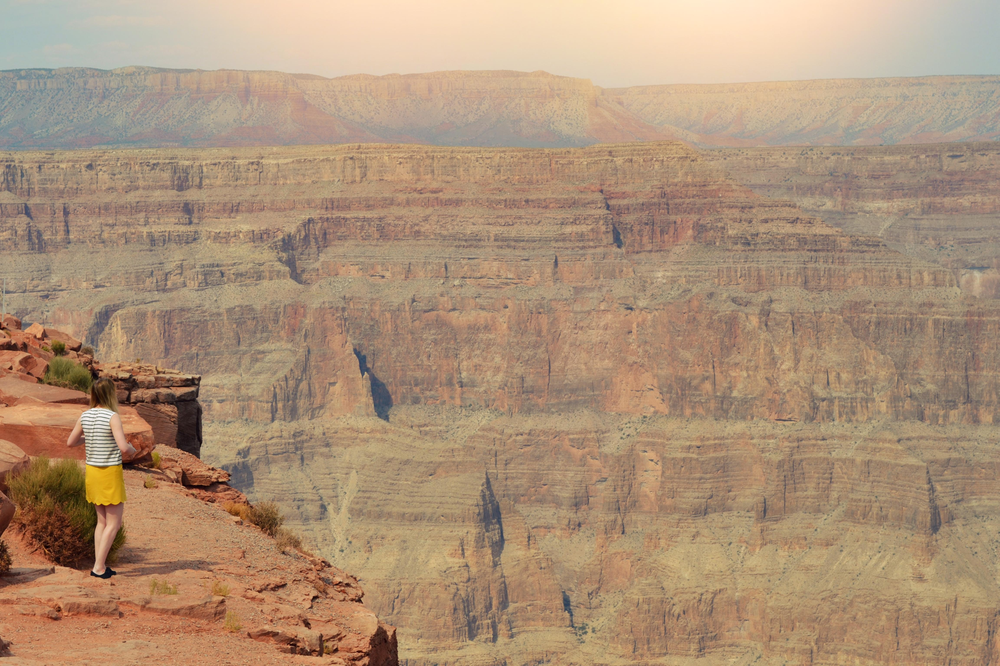
#> input picture data/hazy/GRCN.png, 1000 x 666 px, shrunk from 1844 x 1229 before the run, found by its file name
$ python wb_dcp.py   (older library calls are emulated)
#> lines starting #> are read from the running program, lines starting #| are printed output that depends on the picture
"""
Single Image Haze Removal Using Dark Channel Prior

Original source
https://github.com/He-Zhang/image_dehaze/blob/master/dehaze.py

Modified by Wonvin Kim, 01/04/22
"""

import cv2
import numpy as np
import math
from os import path as ospath

BINS = 256
MAX_LEVEL = BINS - 1


def i2f(img):
    return img / MAX_LEVEL

def f2i(img):
    return np.uint8(np.around(img * MAX_LEVEL))


# g_img: guide image, K: kernel size
def guided_filter(img, g_img, K):
    # f: filtered

    f_i = cv2.boxFilter(img, cv2.CV_64F, (K, K))
    f_g = cv2.boxFilter(g_img, cv2.CV_64F, (K, K))

    f_ig = cv2.boxFilter(img * g_img, cv2.CV_64F, (K, K))
    f_gg = cv2.boxFilter(g_img * g_img, cv2.CV_64F, (K, K))

    cov_ig = f_ig - f_i * f_g
    var_gg = f_gg - f_g * f_g

    a = cov_ig / (var_gg + np.finfo(float).eps)
    b = f_i - a * f_g

    f_a = cv2.boxFilter(a, cv2.CV_64F, (K, K))
    f_b = cv2.boxFilter(b, cv2.CV_64F, (K, K))

    return f_a * g_img + f_b


# K: kernel size
def get_DarkChannel(img, K):
    R = np.min(img, 2)
    kernel = cv2.getStructuringElement(cv2.MORPH_RECT, (K, K))
    return cv2.erode(R, kernel)

# base_2d: dark channel in dark channel prior scheme
def estimate_AtmosphericLight(img, base_2d):
    h, w = img.shape[:2]
    resolution = h * w

    # n_px: the number of pixels
    n_px = int( max( math.floor(resolution / 1000), 1 ) )

    # v_: vector
    v_img = img.reshape(resolution, 3)
    v_base = base_2d.reshape(resolution)

    args = v_base.argsort()[resolution - n_px:]

    sum = np.zeros([3])
    for i in range(n_px):
       sum += v_img[args[i]]

    return sum / n_px

# A: atmospheric light, K: kernel size
def estimate_TransmissionMap(img, A, K):
    omega = 0.95
    R = np.empty(img.shape, img.dtype)

    for i in range(3):
        R[..., i] = img[..., i] / A[i]

    return 1 - omega * get_DarkChannel(R, K)

# map: transmission map
def refine_TransmissionMap(img, map):
    gray = cv2.cvtColor(img, cv2.COLOR_BGR2GRAY) / MAX_LEVEL
    return guided_filter(map, gray, K=60)

# map: transmission map, A: atmospheric light
def recover(img, map, A):
    J = np.zeros(img.shape, img.dtype)
    map = cv2.max(map, 0.1)

    for i in range(3):
        J[..., i] = (img[..., i] - A[i]) / map + A[i]

    return np.clip(J, 0, 1)


# Dark Channel Prior
def DCP(img, is_only_result=True):
    I = i2f(img)

    dark_channel = get_DarkChannel(I, K=15)

    # A = estimate_AtmosphericLight(I, dark_channel)
    A, phase = white_balance(I, dark_channel) # <- white balance A or original A
    # [4 lines of commented-out code are left out]

    transmission_map = estimate_TransmissionMap(I, A, 15)
    transmission_map = refine_TransmissionMap(img, transmission_map)
    J = recover(I, transmission_map, A)
    J = f2i(J)

    return J if is_only_result else (J, f2i(dark_channel), f2i(transmission_map), phase)

def white_balance(img, dark_channel):
    A = estimate_AtmosphericLight(img, dark_channel)

    # Compute white balanced A
    I_WB = gray_world(img)
    A_WB = estimate_AtmosphericLight(I_WB, dark_channel)

    EPSILON = 0.02

    if np.max(A) - np.min(A) < np.max(A_WB) - np.min(A_WB) + EPSILON:
        print('Phase I - Normal')
        phase = "normal_"

    else:
        print('Phase II - White Balance')
        phase = "wb_"
        A = A_WB

    # out = np.empty(img.shape, img.dtype)
    # for i in range(3):
    #     out[..., i] = I[..., i] / A[i]

    return A, phase


def get_value(img):
    return np.average(img, 2)

# White balance using gray world assumption
def gray_world(img): # gray-world assumption algorithm
    b, g, r = cv2.split(img)

    R = np.empty(img.shape, img.dtype)

    # r,g,b channeldml 평균값
    mu_r = np.average(r)
    mu_g = np.average(g)
    mu_b = np.average(b)

    # white balance 수식
    R[..., 0] = np.minimum(b * (mu_g / mu_b), 1.0) # blue
    R[..., 2] = np.minimum(r * (mu_g / mu_r), 1.0) # red
    R[..., 1] = g # green

    return  R

# [10 lines left out: function normalize, not called in this run]

import os

if __name__ == "__main__":
    DIR = 'dehaze/outputs/result'
    file_name = 'GRCN.png'
    I_PATH = ospath.join('./data/hazy', file_name)

    I = cv2.imread(I_PATH)
#> I is the input picture: shape (666, 1000, 3); mean B, G, R 119.9, 145.3, 172.6
    J, dark_channel, transmission_map, phase = DCP(I, is_only_result=False)
#> in get_DarkChannel, `return cv2.erode(R, kernel)`:
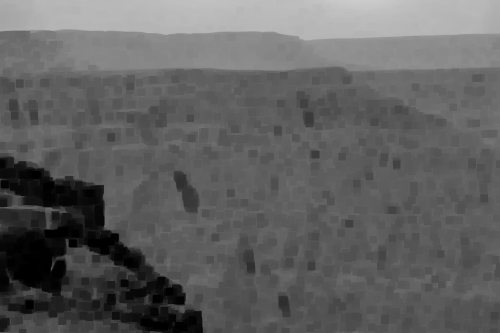
#> returned value: shape (666, 1000) float64 (shown at 1/2 size); min 0, max 0.8, mean 0.379
#> in estimate_AtmosphericLight, `args = v_base.argsort()[resolution - n_px:]`: args = 666 values, max 9718 at index 90, min 655 at index 46, mean 3486.9
#> the loop in estimate_AtmosphericLight, `for i in range(n_px):` made 666 passes
#> sum on passes 1 to 3: [0.8, 0.918, 1], [1.6, 1.84, 2], [2.4, 2.75, 3]
#> after the loop in estimate_AtmosphericLight, `for i in range(n_px):`: sum = [535.9, 609.6, 665.5]
#> in white_balance, `A = estimate_AtmosphericLight(img, dark_channel)`: A = [0.805, 0.915, 0.999]
#> in gray_world, `b, g, r = cv2.split(img)`:
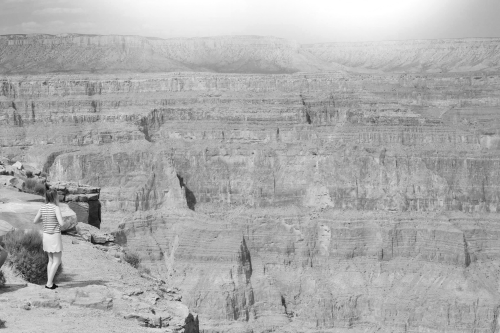
#> r: shape (666, 1000) float64 (shown at 1/2 size); min 0.0235, max 1, mean 0.677
#> in gray_world, `mu_r = np.average(r)`: mu_r = 0.677
#> in gray_world, `mu_g = np.average(g)`: mu_g = 0.57
#> in gray_world, `mu_b = np.average(b)`: mu_b = 0.47
#> in gray_world, `R[..., 1] = g`:
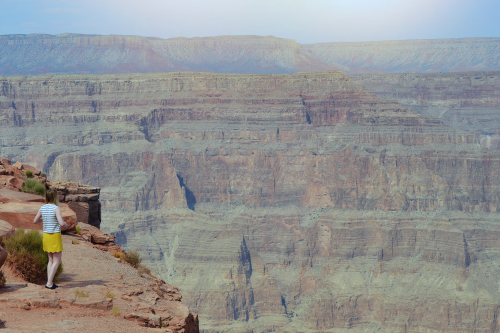
#> R: shape (666, 1000, 3) float64 (shown at 1/2 size); mean of channels 0, 1, 2 0.57, 0.57, 0.57; drawn as B, G, R
#> the loop in estimate_AtmosphericLight (call 2), `for i in range(n_px):` made 666 passes
#> sum on passes 1 to 3: [0.97, 0.918, 0.842], [1.94, 1.84, 1.68], [2.92, 2.75, 2.53]
#> in white_balance, `A_WB = estimate_AtmosphericLight(I_WB, dark_channel)`: A_WB = [0.976, 0.915, 0.842]
#> in DCP, `A, phase = white_balance(I, dark_channel)`: phase = 'wb_'
#> in guided_filter, `var_gg = f_gg - f_g * f_g`:
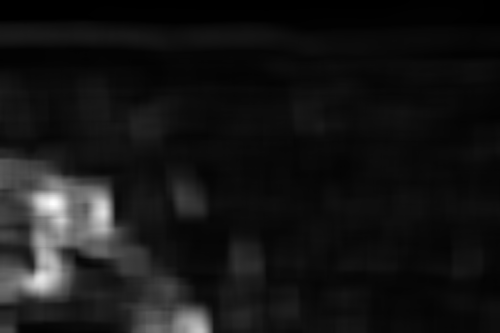
#> var_gg: shape (666, 1000) float64 (shown at 1/2 size); min 2.25e-05, max 0.0615, mean 0.00528; drawn with min black and max white
#> in guided_filter, `f_a = cv2.boxFilter(a, cv2.CV_64F, (K, K))`:
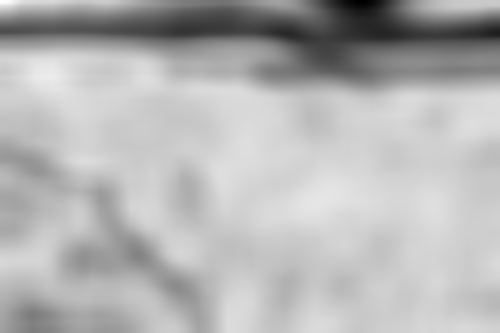
#> f_a: shape (666, 1000) float64 (shown at 1/2 size); min -1.43, max 0.186, mean -0.286; drawn with min black and max white
#> after the loop in recover, `for i in range(3):`:
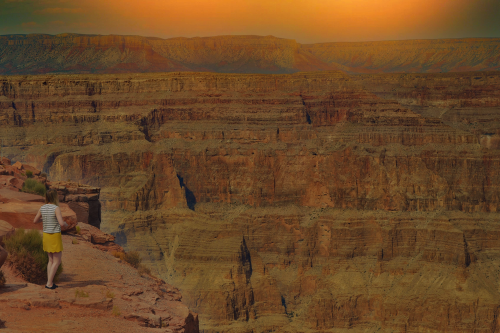
#> J: shape (666, 1000, 3) float64 (shown at 1/2 size); mean B, G, R 0.17, 0.382, 0.606; drawn with min black and max white
#> in recover, `return np.clip(J, 0, 1)`:
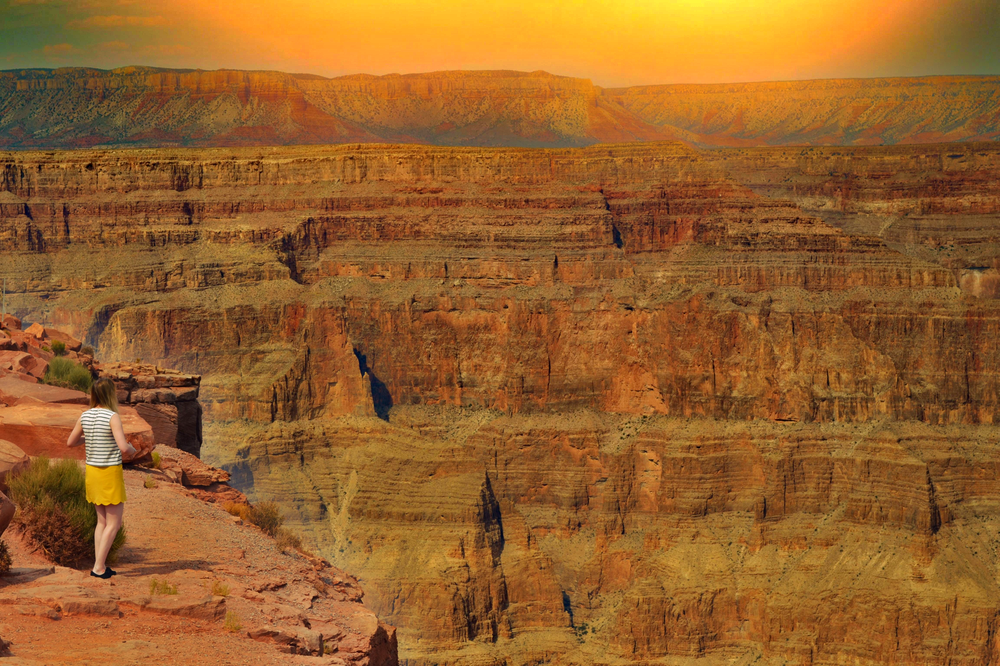
#> returned value: shape (666, 1000, 3) float64; mean of channels 0, 1, 2 0.17, 0.382, 0.591; drawn as B, G, R
#> phase = 'wb_'
    O_PATH = ospath.join(DIR, "dcp_"+phase+file_name)

    cv2.imwrite(O_PATH, J)
    cv2.imshow('Haze image', I)
    cv2.imshow('Dehazed image', J / MAX_LEVEL)

    # [14 lines of commented-out code are left out]


    cv2.imwrite(ospath.join(DIR, 'dark channel (DCP).jpg'), dark_channel)
    cv2.imwrite(ospath.join(DIR, 'transmission map (DCP).jpg'), transmission_map)

    cv2.waitKey()
    cv2.destroyAllWindows()

$ run again, with assessment/images/0001-0.jpg saved as data/hazy/GRCN.png
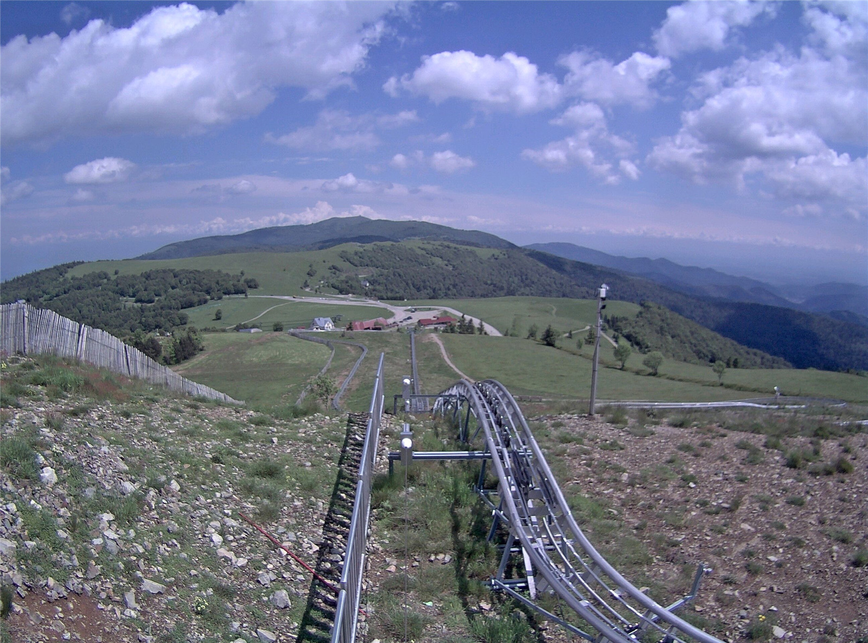
#> input picture assessment/images/0001-0.jpg, 868 x 643 px, shrunk from 1600 x 1185 before the run, found by its file name
#> I is the input picture: shape (643, 868, 3); mean B, G, R 145.6, 120, 113.3
#> args = 558 values, max 83214 at index 7, min 16674 at index 130, mean 55183
#> the loop in estimate_AtmosphericLight, `for i in range(n_px):` made 558 passes
#> sum on passes 1 to 3: [0.996, 0.808, 0.804], [2, 1.68, 1.65], [3, 2.55, 2.49]
#> after the loop in estimate_AtmosphericLight, `for i in range(n_px):`: sum = [555.8, 476.1, 469.6]
#> in white_balance, `A = estimate_AtmosphericLight(img, dark_channel)`: A = [0.996, 0.853, 0.842]
#> mu_r = 0.444
#> mu_g = 0.471
#> mu_b = 0.571
#> in gray_world, `R[..., 1] = g`:
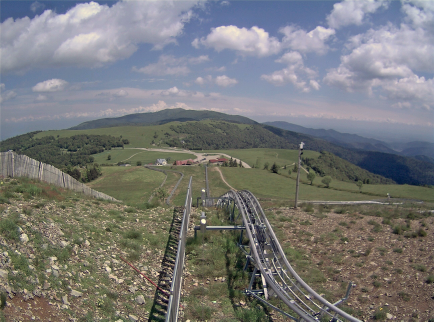
#> R: shape (643, 868, 3) float64 (shown at 1/2 size); mean of channels 0, 1, 2 0.471, 0.471, 0.471; drawn as B, G, R
#> the loop in estimate_AtmosphericLight (call 2), `for i in range(n_px):` made 558 passes
#> sum on passes 1 to 3: [0.821, 0.808, 0.851], [1.65, 1.68, 1.74], [2.47, 2.55, 2.64]
#> A_WB = [0.821, 0.853, 0.891]
#> in DCP, `A, phase = white_balance(I, dark_channel)`: phase = 'wb_'
#> in f2i (call 3), `return np.uint8(np.around(img * MAX_LEVEL))`:
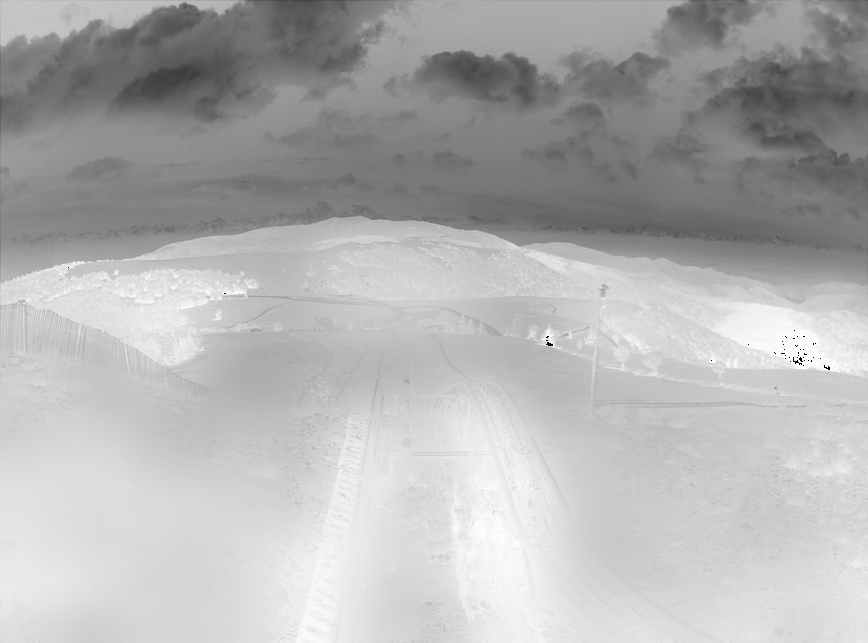
#> returned value: shape (643, 868); min 0, max 255, mean 177.9

$ run again, with assessment/images/0001-1.jpg saved as data/hazy/GRCN.png
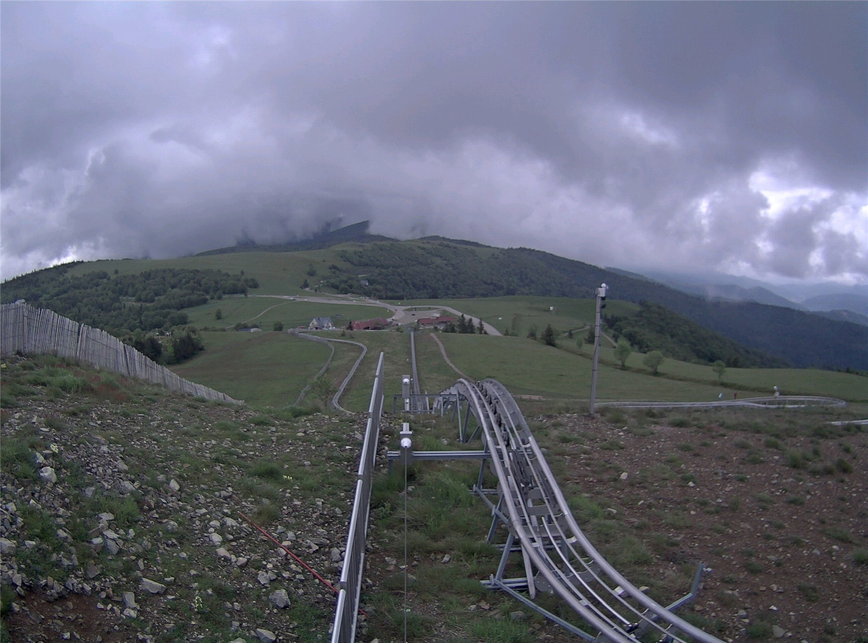
#> input picture assessment/images/0001-1.jpg, 868 x 643 px, shrunk from 1600 x 1185 before the run, found by its file name
#> I is the input picture: shape (643, 868, 3); mean B, G, R 118.6, 104.3, 101.2
#> args = 558 values, max 205715 at index 31, min 156133 at index 14, mean 183223.1
#> the loop in estimate_AtmosphericLight, `for i in range(n_px):` made 558 passes
#> sum on passes 1 to 3: [0.992, 0.91, 0.906], [1.99, 1.75, 1.73], [2.97, 2.57, 2.54]
#> after the loop in estimate_AtmosphericLight, `for i in range(n_px):`: sum = [555.2, 499.4, 496.6]
#> in white_balance, `A = estimate_AtmosphericLight(img, dark_channel)`: A = [0.995, 0.895, 0.89]
#> in gray_world, `b, g, r = cv2.split(img)`:
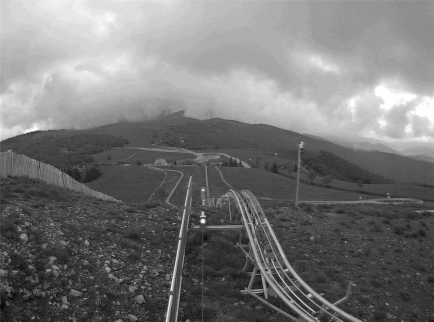
#> b: shape (643, 868) float64 (shown at 1/2 size); min 0, max 1, mean 0.465
#> mu_r = 0.397
#> mu_g = 0.409
#> mu_b = 0.465
#> the loop in estimate_AtmosphericLight (call 2), `for i in range(n_px):` made 558 passes
#> sum on passes 1 to 3: [0.873, 0.91, 0.933], [1.75, 1.75, 1.79], [2.61, 2.57, 2.62]
#> A_WB = [0.875, 0.895, 0.916]
#> in DCP, `A, phase = white_balance(I, dark_channel)`: phase = 'wb_'
#> in recover, `return np.clip(J, 0, 1)`:
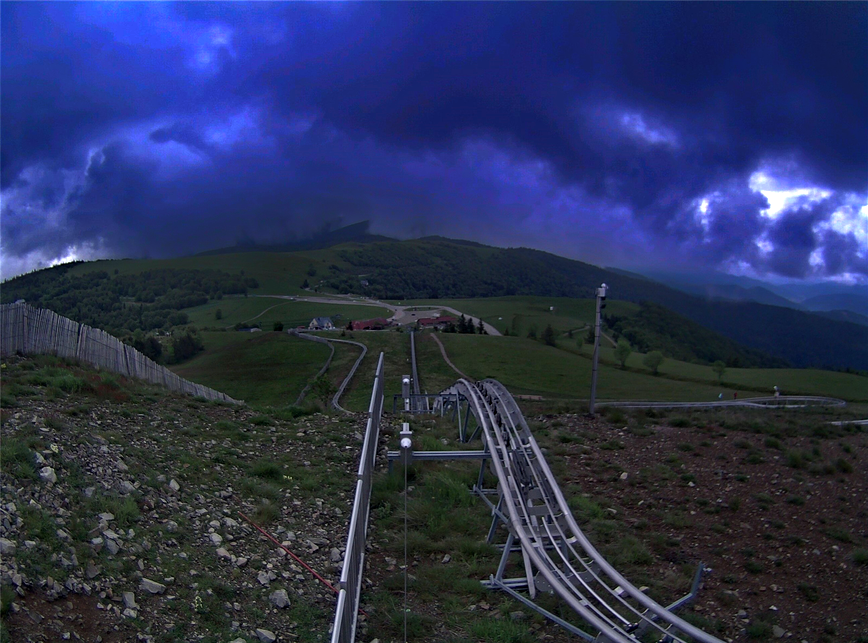
#> returned value: shape (643, 868, 3) float64; mean of channels 0, 1, 2 0.344, 0.198, 0.164; drawn as B, G, R
